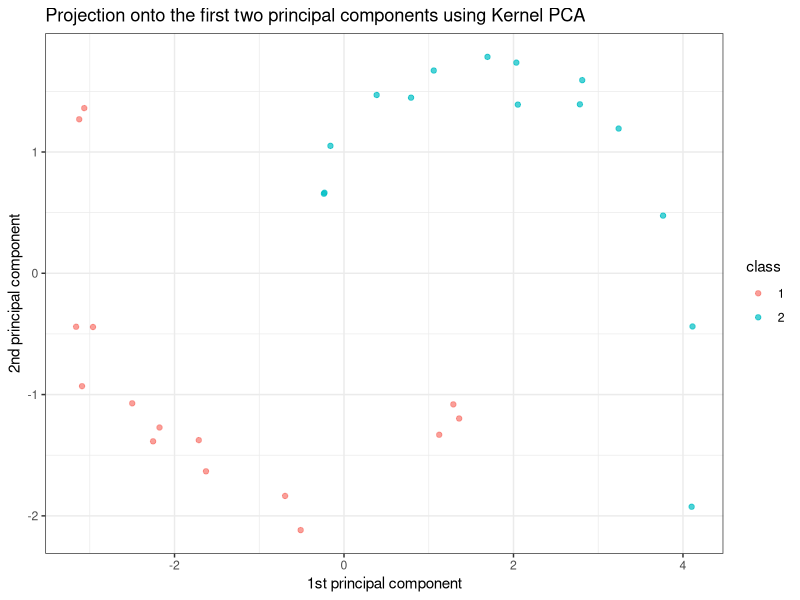

Here is the R script that generated this plot:
library(ggplot2)
library(kernlab)
library(caret)

# Create a non-linearly separable dataset
set.seed(42)
n_samples <- 100
noise <- 0.05
X <- matrix(0, n_samples, 2)
y <- rep(0, n_samples)

# Generate moon-shaped data
for (i in 1:(n_samples/2)) {
  angle <- runif(1, 0, pi)
  X[i, ] <- c(cos(angle), sin(angle)) + rnorm(2, sd = noise)
  y[i] <- 1
}
for (i in (n_samples/2 + 1):n_samples) {
  angle <- runif(1, 0, pi)
  X[i, ] <- c(1 - cos(angle), 1 - sin(angle) - 0.5) + rnorm(2, sd = noise)
  y[i] <- 2
}

data <- data.frame(X1 = X[, 1], X2 = X[, 2], class = factor(y))

# Split the dataset into training and testing sets
set.seed(42)
train_index <- createDataPartition(data$class, p = 0.7, list = FALSE)
train_data <- data[train_index, ]
test_data <- data[-train_index, ]

# TODO: Instantiate and fit KernelPCA on the training data to reduce the data to 2 components.
# TODO: Use 'rbfdot' for kernel. Set sigma to 1/15.
set.seed(42)
kpca_model <- kpca(
  ~.,
  data = train_data[, c("X1", "X2")],
  kernel = "rbfdot",
  kpar = list(sigma = 1/15),
  features = 2
)

# Transform the test data and plot the projection
test_features <- as.matrix(test_data[, c("X1", "X2")])
test_proj <- predict(kpca_model, test_features)
test_proj_df <- as.data.frame(test_proj)
colnames(test_proj_df) <- c("PC1", "PC2")
test_proj_df$class <- test_data$class

plot <- ggplot(test_proj_df, aes(x = PC1, y = PC2, color = class)) +
  geom_point(alpha = 0.7) +
  labs(title = "Projection onto the first two principal components using Kernel PCA",
       x = "1st principal component", y = "2nd principal component") +
  theme_bw()

print(plot)

# Inversely transform the training data back to original space
X_train_inverse_transformed <- pcv(kpca_model)

# Calculate the reconstruction mean squared error for the training set
mse <- mean((as.matrix(train_data[, c("X1", "X2")]) -
             X_train_inverse_transformed)^2)
cat("Mean squared error for Kernel PCA is:", mse, "\n")
